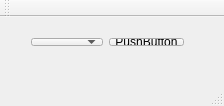
<?xml version="1.0" encoding="UTF-8"?>
<ui version="4.0">
 <class>MainWindow</class>
 <widget class="QMainWindow" name="MainWindow">
  <property name="geometry">
   <rect>
    <x>0</x>
    <y>0</y>
    <width>224</width>
    <height>106</height>
   </rect>
  </property>
  <property name="windowTitle">
   <string>MainWindow</string>
  </property>
  <widget class="QWidget" name="centralWidget">
   <widget class="QWidget" name="">
    <property name="geometry">
     <rect>
      <x>20</x>
      <y>10</y>
      <width>175</width>
      <height>30</height>
     </rect>
    </property>
    <layout class="QHBoxLayout" name="horizontalLayout">
     <item>
      <widget class="QComboBox" name="comboBox"/>
     </item>
     <item>
      <widget class="QPushButton" name="pushButton">
       <property name="text">
        <string>PushButton</string>
       </property>
      </widget>
     </item>
    </layout>
   </widget>
  </widget>
  <widget class="QMenuBar" name="menuBar">
   <property name="geometry">
    <rect>
     <x>0</x>
     <y>0</y>
     <width>224</width>
     <height>26</height>
    </rect>
   </property>
  </widget>
  <widget class="QToolBar" name="mainToolBar">
   <attribute name="toolBarArea">
    <enum>TopToolBarArea</enum>
   </attribute>
   <attribute name="toolBarBreak">
    <bool>false</bool>
   </attribute>
  </widget>
  <widget class="QStatusBar" name="statusBar"/>
 </widget>
 <layoutdefault spacing="6" margin="11"/>
 <resources/>
 <connections/>
</ui>
